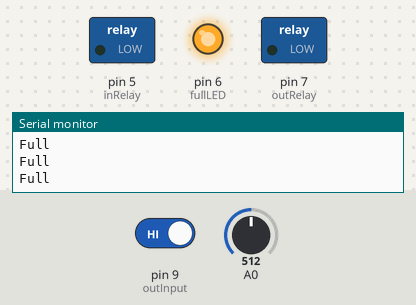
Simulated run of this sketch. Board: Arduino Uno, built with avr-gcc and run on an emulated ATmega328P. Parts: switched loads named in the sketch (green lamp = pin HIGH), output pins drawn as LEDs (lit = HIGH), the last lines printed to the serial monitor. The inputs (shaded band) are chosen by the test bench; at power-on: A0 = 512, pin 9 (outInput) HIGH.

Above: at 1.2 s.
1.3 s: A0 set to 194
2.8 s: A0 set to 162
At 4.0 s:
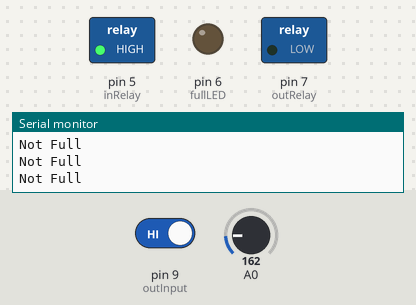
4.3 s: pin 9 (outInput) driven LOW
At 5.4 s:
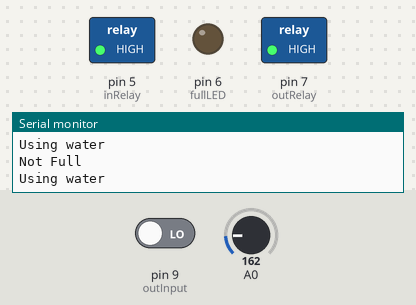
5.8 s: A0 set to 190
At 6.3 s:
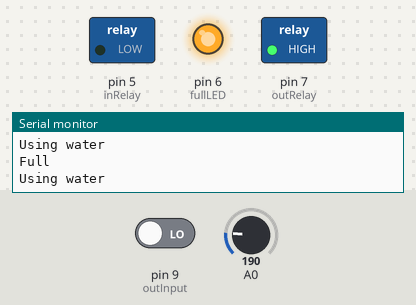
7.3 s: A0 set to 170
At 8.1 s:
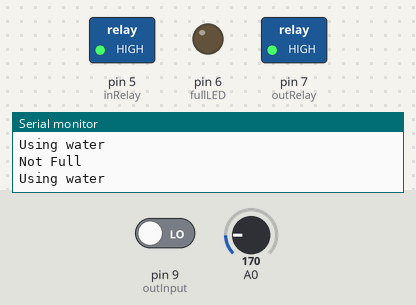
8.8 s: pin 9 (outInput) driven HIGH
At 10.2 s:
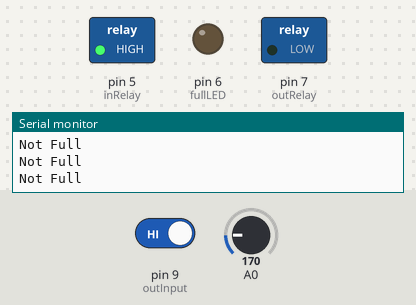
Timing chart, 0 to 11.3 s (numbered marks = the images above; inputs shaded):
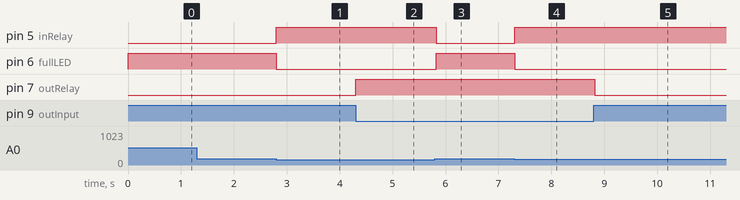

The sketch:

water_project.ino
```cpp
int inRelay = 5; //pin for the relay for the pump that pumps water into the filter
int fullLED = 6; //pin for full led indicator
int outRelay = 7; //pin for the relay for the pump that pumps water to user
int outInput = 9; //pin for input to turn on the pump to give the user water

bool full = false;
// the setup routine runs once when you press reset:
void setup() {
  // initialize serial communication at 9600 bits per second:
  Serial.begin(9600);
  pinMode(inRelay, OUTPUT);
  pinMode(fullLED, OUTPUT);
  pinMode(outRelay, OUTPUT);
  pinMode(outInput, INPUT);
}
int buttonState;
// the loop routine runs over and over again forever:
void loop() {
  int sensorValue = analogRead(A0);
  delay(1);        // delay in between reads

  if (sensorValue < 180) {
    digitalWrite(inRelay, HIGH); //turns on relay for pump that pumps in water
    digitalWrite(fullLED, LOW); //turns of the led that shows that the container is full

    //prints out the container is not full in the serial monitor
    Serial.println("Not Full");
  } else {
    digitalWrite(inRelay, LOW); // turns off relay for pump that pumps in water.
    digitalWrite(fullLED, HIGH); //turns on an led that indicates the container is full

    //prints out the container is full in the serial monitor
    Serial.println("Full");
  }

  //user button input
  buttonState = digitalRead(outInput); //saves the state of the button (on or off)
  if(buttonState == 0){
    digitalWrite(outRelay,HIGH);
    Serial.println("Using water");
  }else{
    digitalWrite(outRelay,LOW);
  }
}
```

Measured:
- the behaviour switches between 180 and 179 on A0 (found by bisection; images 0 and 1)
- after the input at 2.8 s, pin 5 (inRelay): LOW → HIGH at once; pin 6 (fullLED): HIGH → LOW at once
- after the input at 4.3 s, pin 7 (outRelay): LOW → HIGH at once
- after the input at 5.8 s, pin 5 (inRelay): HIGH → LOW at once; pin 6 (fullLED): LOW → HIGH at once
- after the input at 7.3 s, pin 5 (inRelay): LOW → HIGH at once; pin 6 (fullLED): HIGH → LOW at once
- after the input at 8.8 s, pin 7 (outRelay): HIGH → LOW at once
